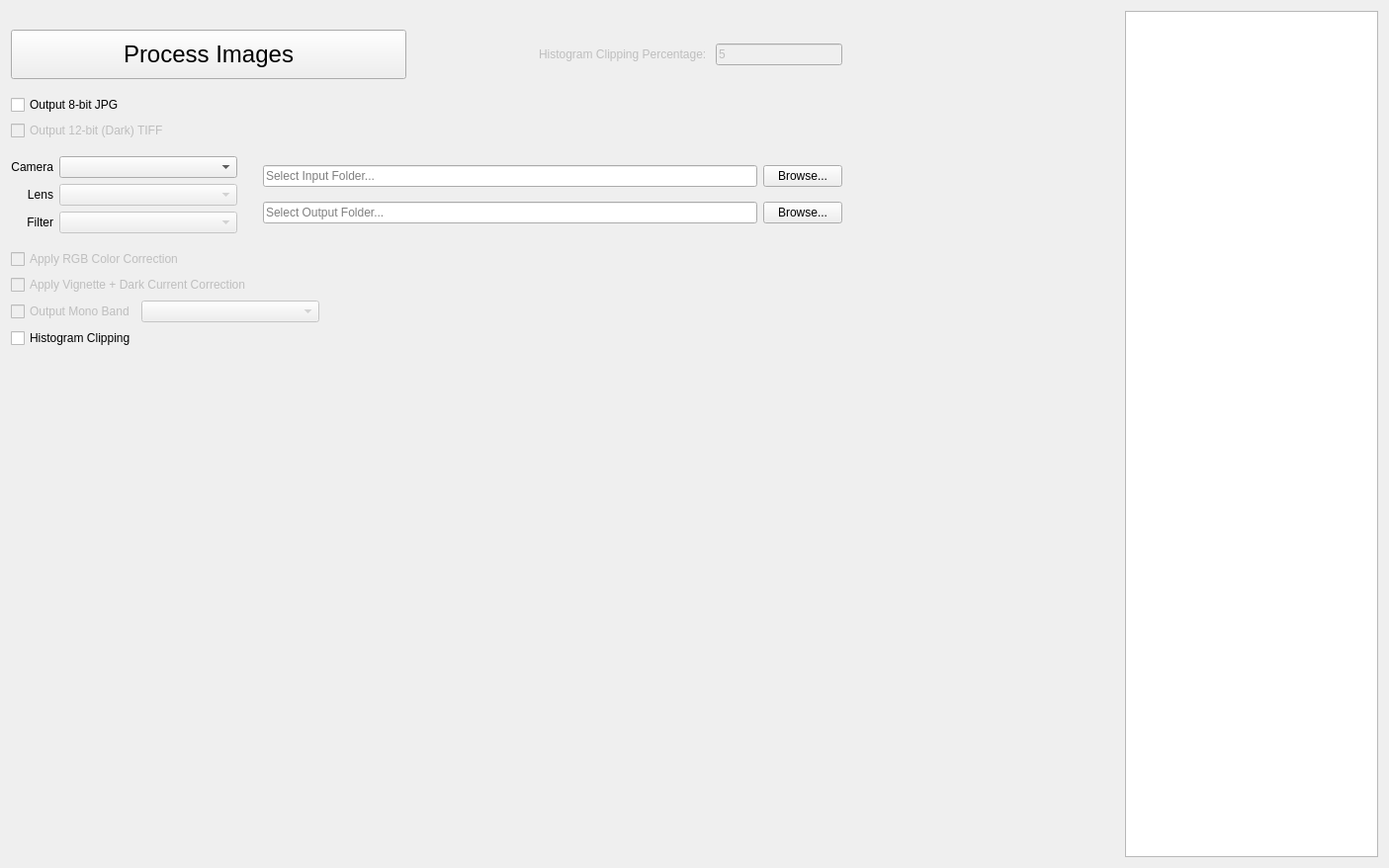
      <widget class="QWidget" name="PreProcessTab">
       <attribute name="title">
        <string>    Process    </string>
       </attribute>
       <layout class="QGridLayout" name="gridLayout_2">
        <item row="0" column="0">
         <spacer name="verticalSpacer_21">
          <property name="orientation">
           <enum>Qt::Vertical</enum>
          </property>
          <property name="sizeType">
           <enum>QSizePolicy::Fixed</enum>
          </property>
          <property name="sizeHint" stdset="0">
           <size>
            <width>20</width>
            <height>13</height>
           </size>
          </property>
         </spacer>
        </item>
        <item row="0" column="2" rowspan="6">
         <widget class="QTextEdit" name="PreProcessLog">
          <property name="sizePolicy">
           <sizepolicy hsizetype="Fixed" vsizetype="Expanding">
            <horstretch>0</horstretch>
            <verstretch>0</verstretch>
           </sizepolicy>
          </property>
          <property name="layoutDirection">
           <enum>Qt::LeftToRight</enum>
          </property>
          <property name="readOnly">
           <bool>true</bool>
          </property>
          <property name="overwriteMode">
           <bool>true</bool>
          </property>
         </widget>
        </item>
        <item row="1" column="0">
         <layout class="QVBoxLayout" name="verticalLayout_34">
          <item>
           <layout class="QHBoxLayout" name="horizontalLayout_2">
            <item>
             <widget class="QPushButton" name="PreProcessButton">
              <property name="sizePolicy">
               <sizepolicy hsizetype="Fixed" vsizetype="Fixed">
                <horstretch>0</horstretch>
                <verstretch>0</verstretch>
               </sizepolicy>
              </property>
              <property name="minimumSize">
               <size>
                <width>400</width>
                <height>50</height>
               </size>
              </property>
              <property name="font">
               <font>
                <pointsize>18</pointsize>
               </font>
              </property>
              <property name="text">
               <string>Process Images</string>
              </property>
             </widget>
            </item>
            <item>
             <spacer name="horizontalSpacer_27">
              <property name="orientation">
               <enum>Qt::Horizontal</enum>
              </property>
              <property name="sizeHint" stdset="0">
               <size>
                <width>68</width>
                <height>20</height>
               </size>
              </property>
             </spacer>
            </item>
            <item>
             <widget class="QLabel" name="Process_Histogram_ClipBox_Label">
              <property name="enabled">
               <bool>false</bool>
              </property>
              <property name="text">
               <string>Histogram Clipping Percentage: </string>
              </property>
             </widget>
            </item>
            <item>
             <widget class="QLineEdit" name="Process_HC_Value">
              <property name="enabled">
               <bool>false</bool>
              </property>
              <property name="text">
               <string>5</string>
              </property>
             </widget>
            </item>
           </layout>
          </item>
          <item>
           <layout class="QHBoxLayout" name="horizontalLayout_27">
            <item>
             <layout class="QHBoxLayout" name="horizontalLayout_26">
              <item>
               <layout class="QVBoxLayout" name="verticalLayout_33">
                <item>
                 <spacer name="verticalSpacer_20">
                  <property name="orientation">
                   <enum>Qt::Vertical</enum>
                  </property>
                  <property name="sizeType">
                   <enum>QSizePolicy::Fixed</enum>
                  </property>
                  <property name="sizeHint" stdset="0">
                   <size>
                    <width>20</width>
                    <height>10</height>
                   </size>
                  </property>
                 </spacer>
                </item>
                <item>
                 <widget class="QCheckBox" name="PreProcessJPGBox">
                  <property name="text">
                   <string>Output 8-bit JPG</string>
                  </property>
                 </widget>
                </item>
                <item>
                 <widget class="QCheckBox" name="PreProcessDarkBox">
                  <property name="enabled">
                   <bool>false</bool>
                  </property>
                  <property name="text">
                   <string>Output 12-bit (Dark) TIFF</string>
                  </property>
                 </widget>
                </item>
                <item>
                 <spacer name="verticalSpacer_22">
                  <property name="orientation">
                   <enum>Qt::Vertical</enum>
                  </property>
                  <property name="sizeType">
                   <enum>QSizePolicy::Fixed</enum>
                  </property>
                  <property name="sizeHint" stdset="0">
                   <size>
                    <width>20</width>
                    <height>10</height>
                   </size>
                  </property>
                 </spacer>
                </item>
               </layout>
              </item>
              <item>
               <spacer name="horizontalSpacer_21">
                <property name="orientation">
                 <enum>Qt::Horizontal</enum>
                </property>
                <property name="sizeHint" stdset="0">
                 <size>
                  <width>40</width>
                  <height>20</height>
                 </size>
                </property>
               </spacer>
              </item>
             </layout>
            </item>
            <item>
             <spacer name="horizontalSpacer_20">
              <property name="orientation">
               <enum>Qt::Horizontal</enum>
              </property>
              <property name="sizeHint" stdset="0">
               <size>
                <width>588</width>
                <height>20</height>
               </size>
              </property>
             </spacer>
            </item>
           </layout>
          </item>
         </layout>
        </item>
        <item row="1" column="1">
         <spacer name="horizontalSpacer_28">
          <property name="orientation">
           <enum>Qt::Horizontal</enum>
          </property>
          <property name="sizeHint" stdset="0">
           <size>
            <width>280</width>
            <height>20</height>
           </size>
          </property>
         </spacer>
        </item>
        <item row="2" column="0">
         <layout class="QHBoxLayout" name="horizontalLayout_13">
          <item>
           <layout class="QGridLayout" name="gridLayout_3">
            <item row="0" column="0">
             <widget class="QLabel" name="PreProcessCameraModelLabel">
              <property name="text">
               <string>Camera</string>
              </property>
              <property name="alignment">
               <set>Qt::AlignRight|Qt::AlignTrailing|Qt::AlignVCenter</set>
              </property>
             </widget>
            </item>
            <item row="2" column="0">
             <widget class="QLabel" name="label_14">
              <property name="text">
               <string>Filter</string>
              </property>
              <property name="alignment">
               <set>Qt::AlignRight|Qt::AlignTrailing|Qt::AlignVCenter</set>
              </property>
             </widget>
            </item>
            <item row="2" column="1">
             <widget class="QComboBox" name="PreProcessFilter">
              <property name="enabled">
               <bool>false</bool>
              </property>
              <property name="sizePolicy">
               <sizepolicy hsizetype="Fixed" vsizetype="Fixed">
                <horstretch>0</horstretch>
                <verstretch>0</verstretch>
               </sizepolicy>
              </property>
              <property name="minimumSize">
               <size>
                <width>180</width>
                <height>0</height>
               </size>
              </property>
              <property name="duplicatesEnabled">
               <bool>true</bool>
              </property>
             </widget>
            </item>
            <item row="0" column="1">
             <widget class="QComboBox" name="PreProcessCameraModel">
              <property name="sizePolicy">
               <sizepolicy hsizetype="Fixed" vsizetype="Fixed">
                <horstretch>0</horstretch>
                <verstretch>0</verstretch>
               </sizepolicy>
              </property>
              <property name="minimumSize">
               <size>
                <width>180</width>
                <height>0</height>
               </size>
              </property>
              <property name="currentIndex">
               <number>-1</number>
              </property>
              <item>
               <property name="text">
                <string>Kernel 3.2</string>
               </property>
              </item>
              <item>
               <property name="text">
                <string>Kernel 14.4</string>
               </property>
              </item>
              <item>
               <property name="text">
                <string>Survey3</string>
               </property>
              </item>
              <item>
               <property name="text">
                <string>Survey2</string>
               </property>
              </item>
              <item>
               <property name="text">
                <string>Survey1</string>
               </property>
              </item>
              <item>
               <property name="text">
                <string>DJI Phantom 4</string>
               </property>
              </item>
              <item>
               <property name="text">
                <string>DJI Phantom 4 Pro</string>
               </property>
              </item>
              <item>
               <property name="text">
                <string>DJI Phantom 3a</string>
               </property>
              </item>
              <item>
               <property name="text">
                <string>DJI Phantom 3p</string>
               </property>
              </item>
              <item>
               <property name="text">
                <string>DJI X3</string>
               </property>
              </item>
             </widget>
            </item>
            <item row="1" column="1">
             <widget class="QComboBox" name="PreProcessLens">
              <property name="enabled">
               <bool>false</bool>
              </property>
              <property name="sizePolicy">
               <sizepolicy hsizetype="Fixed" vsizetype="Fixed">
                <horstretch>0</horstretch>
                <verstretch>0</verstretch>
               </sizepolicy>
              </property>
              <property name="minimumSize">
               <size>
                <width>180</width>
                <height>0</height>
               </size>
              </property>
              <property name="editable">
               <bool>false</bool>
              </property>
              <property name="insertPolicy">
               <enum>QComboBox::InsertAtCurrent</enum>
              </property>
              <property name="duplicatesEnabled">
               <bool>true</bool>
              </property>
             </widget>
            </item>
            <item row="1" column="0">
             <widget class="QLabel" name="label_13">
              <property name="layoutDirection">
               <enum>Qt::LeftToRight</enum>
              </property>
              <property name="text">
               <string>Lens</string>
              </property>
              <property name="alignment">
               <set>Qt::AlignRight|Qt::AlignTrailing|Qt::AlignVCenter</set>
              </property>
             </widget>
            </item>
           </layout>
          </item>
          <item>
           <layout class="QGridLayout" name="gridLayout_8">
            <item row="0" column="0">
             <spacer name="horizontalSpacer_6">
              <property name="orientation">
               <enum>Qt::Horizontal</enum>
              </property>
              <property name="sizeType">
               <enum>QSizePolicy::Fixed</enum>
              </property>
              <property name="sizeHint" stdset="0">
               <size>
                <width>20</width>
                <height>20</height>
               </size>
              </property>
             </spacer>
            </item>
            <item row="0" column="1">
             <widget class="QLineEdit" name="PreProcessInFolder">
              <property name="minimumSize">
               <size>
                <width>500</width>
                <height>0</height>
               </size>
              </property>
              <property name="text">
               <string/>
              </property>
              <property name="placeholderText">
               <string>Select Input Folder...</string>
              </property>
             </widget>
            </item>
            <item row="0" column="2">
             <widget class="QPushButton" name="PreProcessInButton">
              <property name="sizePolicy">
               <sizepolicy hsizetype="Fixed" vsizetype="Fixed">
                <horstretch>0</horstretch>
                <verstretch>0</verstretch>
               </sizepolicy>
              </property>
              <property name="text">
               <string>Browse...</string>
              </property>
             </widget>
            </item>
            <item row="1" column="0">
             <spacer name="horizontalSpacer_7">
              <property name="orientation">
               <enum>Qt::Horizontal</enum>
              </property>
              <property name="sizeType">
               <enum>QSizePolicy::Fixed</enum>
              </property>
              <property name="sizeHint" stdset="0">
               <size>
                <width>20</width>
                <height>20</height>
               </size>
              </property>
             </spacer>
            </item>
            <item row="1" column="1">
             <widget class="QLineEdit" name="PreProcessOutFolder">
              <property name="minimumSize">
               <size>
                <width>500</width>
                <height>0</height>
               </size>
              </property>
              <property name="placeholderText">
               <string>Select Output Folder...</string>
              </property>
             </widget>
            </item>
            <item row="1" column="2">
             <widget class="QPushButton" name="PreProcessOutButton">
              <property name="sizePolicy">
               <sizepolicy hsizetype="Fixed" vsizetype="Fixed">
                <horstretch>0</horstretch>
                <verstretch>0</verstretch>
               </sizepolicy>
              </property>
              <property name="text">
               <string>Browse...</string>
              </property>
             </widget>
            </item>
           </layout>
          </item>
         </layout>
        </item>
        <item row="3" column="0">
         <layout class="QHBoxLayout" name="horizontalLayout_31">
          <item>
           <layout class="QVBoxLayout" name="verticalLayout_5">
            <item>
             <spacer name="verticalSpacer_23">
              <property name="orientation">
               <enum>Qt::Vertical</enum>
              </property>
              <property name="sizeType">
               <enum>QSizePolicy::Fixed</enum>
              </property>
              <property name="sizeHint" stdset="0">
               <size>
                <width>20</width>
                <height>10</height>
               </size>
              </property>
             </spacer>
            </item>
            <item>
             <widget class="QCheckBox" name="PreProcessColorBox">
              <property name="enabled">
               <bool>false</bool>
              </property>
              <property name="text">
               <string>Apply RGB Color Correction</string>
              </property>
             </widget>
            </item>
            <item>
             <widget class="QCheckBox" name="PreProcessVignette">
              <property name="enabled">
               <bool>false</bool>
              </property>
              <property name="text">
               <string>Apply Vignette + Dark Current Correction</string>
              </property>
             </widget>
            </item>
           </layout>
          </item>
          <item>
           <spacer name="horizontalSpacer_22">
            <property name="orientation">
             <enum>Qt::Horizontal</enum>
            </property>
            <property name="sizeHint" stdset="0">
             <size>
              <width>40</width>
              <height>20</height>
             </size>
            </property>
           </spacer>
          </item>
         </layout>
        </item>
        <item row="4" column="0">
         <layout class="QVBoxLayout" name="verticalLayout_37">
          <item>
           <layout class="QHBoxLayout" name="horizontalLayout_23">
            <item>
             <layout class="QHBoxLayout" name="horizontalLayout_22">
              <item>
               <widget class="QCheckBox" name="PreProcessMonoBandBox">
                <property name="enabled">
                 <bool>false</bool>
                </property>
                <property name="text">
                 <string>Output Mono Band</string>
                </property>
               </widget>
              </item>
              <item>
               <widget class="QComboBox" name="Band_Dropdown">
                <property name="enabled">
                 <bool>false</bool>
                </property>
                <property name="sizePolicy">
                 <sizepolicy hsizetype="Fixed" vsizetype="Fixed">
                  <horstretch>0</horstretch>
                  <verstretch>0</verstretch>
                 </sizepolicy>
                </property>
                <property name="minimumSize">
                 <size>
                  <width>180</width>
                  <height>0</height>
                 </size>
                </property>
                <property name="editable">
                 <bool>false</bool>
                </property>
                <property name="insertPolicy">
                 <enum>QComboBox::InsertAtCurrent</enum>
                </property>
                <property name="duplicatesEnabled">
                 <bool>true</bool>
                </property>
               </widget>
              </item>
             </layout>
            </item>
            <item>
             <spacer name="horizontalSpacer_25">
              <property name="orientation">
               <enum>Qt::Horizontal</enum>
              </property>
              <property name="sizeHint" stdset="0">
               <size>
                <width>508</width>
                <height>20</height>
               </size>
              </property>
             </spacer>
            </item>
           </layout>
          </item>
          <item>
           <widget class="QCheckBox" name="Process_Histogram_ClipBox">
            <property name="text">
             <string>Histogram Clipping</string>
            </property>
           </widget>
          </item>
         </layout>
        </item>
        <item row="5" column="0">
         <spacer name="verticalSpacer_18">
          <property name="orientation">
           <enum>Qt::Vertical</enum>
          </property>
          <property name="sizeHint" stdset="0">
           <size>
            <width>20</width>
            <height>509</height>
           </size>
          </property>
         </spacer>
        </item>
       </layout>
      </widget>
